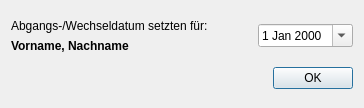
<?xml version="1.0" encoding="UTF-8"?>
<ui version="4.0">
 <class>Abgangsdatum</class>
 <widget class="QDialog" name="Abgangsdatum">
  <property name="windowModality">
   <enum>Qt::ApplicationModal</enum>
  </property>
  <property name="geometry">
   <rect>
    <x>0</x>
    <y>0</y>
    <width>364</width>
    <height>108</height>
   </rect>
  </property>
  <property name="windowTitle">
   <string>Abgangs-/Wechseldatum</string>
  </property>
  <property name="windowIcon">
   <iconset>
    <normaloff>kursbuch.ico</normaloff>kursbuch.ico</iconset>
  </property>
  <layout class="QGridLayout" name="gridLayout_2">
   <item row="0" column="0" colspan="2">
    <layout class="QHBoxLayout" name="horizontalLayout">
     <item>
      <layout class="QGridLayout" name="gridLayout">
       <item row="0" column="0">
        <widget class="QLabel" name="label">
         <property name="text">
          <string>Abgangs-/Wechseldatum setzten für:</string>
         </property>
        </widget>
       </item>
       <item row="1" column="0">
        <widget class="QLabel" name="labelSname">
         <property name="font">
          <font>
           <weight>75</weight>
           <bold>true</bold>
          </font>
         </property>
         <property name="text">
          <string>Vorname, Nachname</string>
         </property>
        </widget>
       </item>
      </layout>
     </item>
     <item>
      <spacer name="horizontalSpacer_2">
       <property name="orientation">
        <enum>Qt::Horizontal</enum>
       </property>
       <property name="sizeHint" stdset="0">
        <size>
         <width>40</width>
         <height>20</height>
        </size>
       </property>
      </spacer>
     </item>
     <item>
      <widget class="QDateEdit" name="dateEdit">
       <property name="calendarPopup">
        <bool>true</bool>
       </property>
      </widget>
     </item>
    </layout>
   </item>
   <item row="1" column="0">
    <spacer name="horizontalSpacer">
     <property name="orientation">
      <enum>Qt::Horizontal</enum>
     </property>
     <property name="sizeHint" stdset="0">
      <size>
       <width>239</width>
       <height>20</height>
      </size>
     </property>
    </spacer>
   </item>
   <item row="1" column="1">
    <widget class="QPushButton" name="pushButtonOK">
     <property name="text">
      <string>OK</string>
     </property>
    </widget>
   </item>
  </layout>
 </widget>
 <resources/>
 <connections/>
</ui>
